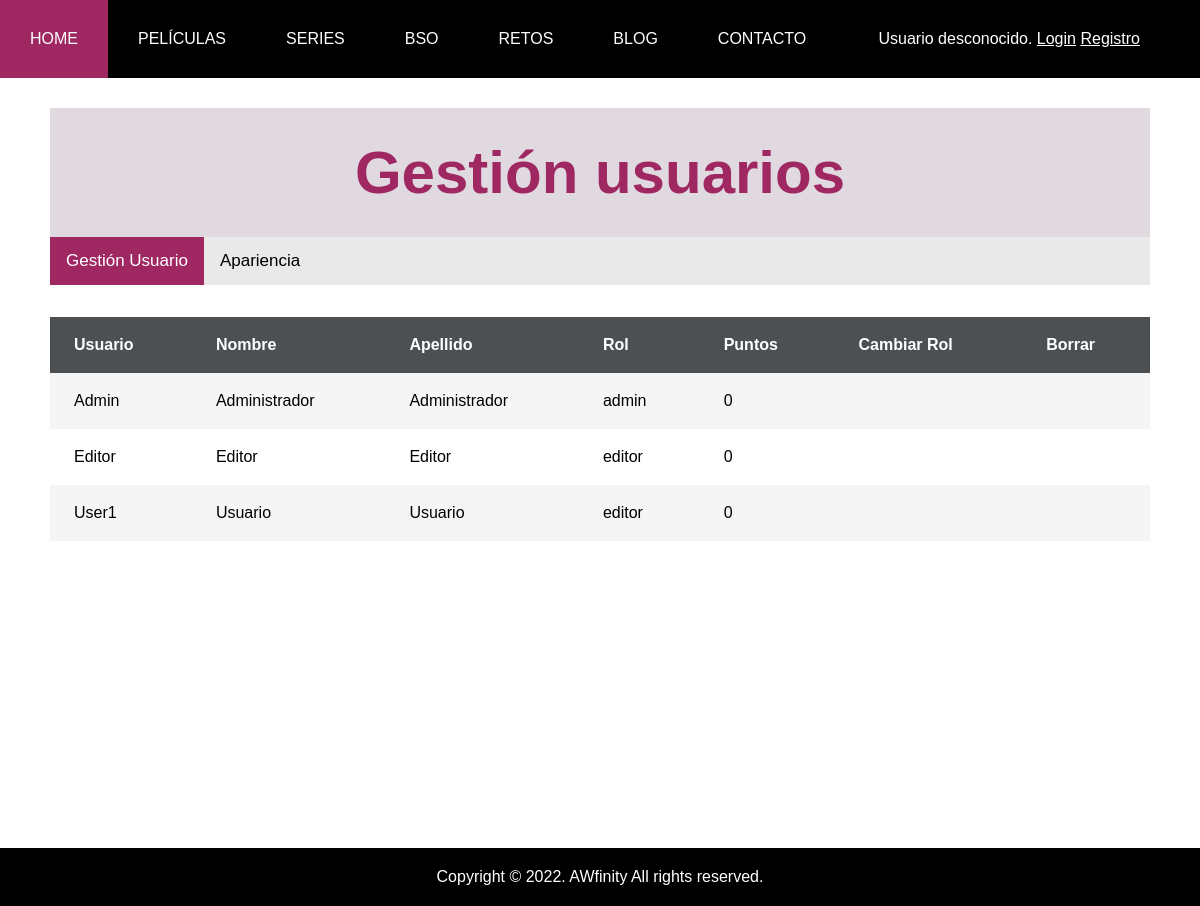
The page /vistaAdminGestionUser.php on the database as committed earlier.
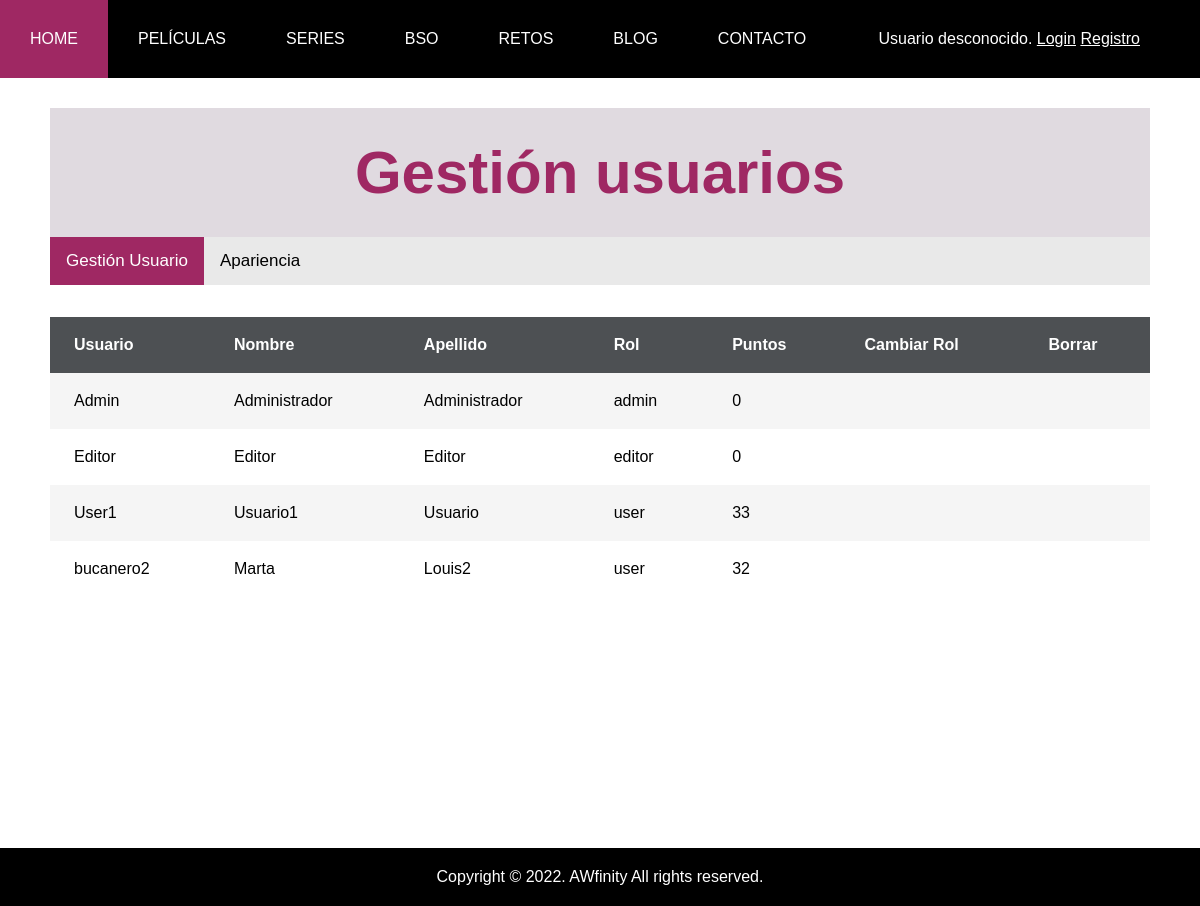
The same page on the database as committed later.
### tables this page shows
CREATE TABLE `usuarios` (
  `id_user` int(10) NOT NULL,
  `nombreUsuario` varchar(20) NOT NULL,
  `nombre` varchar(20) NOT NULL,
  `apellido` varchar(20) NOT NULL,
  `password` varchar(255) NOT NULL,
  `rol_user` enum('admin','editor','user','') NOT NULL,
  `puntos` int(10) NOT NULL
);

### includes/Usuario.php (called while the page is built, shortened)
<?php
class Usuario
{
    private $nombreUsuario;
    private $nombre;
    private $apellido;
    private $rol_user;
    private $puntos;
    private function __construct($nombreUsuario, $nombre, $apellido, $password, $rol_user,$puntos, $id = NULL) {
        $this->nombreUsuario = $nombreUsuario;
        $this->nombre = $nombre;
        $this->apellido = $apellido;
        $this->rol_user = $rol_user;
        $this->puntos=$puntos;
    }
    public function getNombreUsuario() {
        return $this->nombreUsuario;
    }
    public function getRol() {
        return $this->rol_user;
    }
    public function getNombre(){
        return $this->nombre;
    }
    public function getPuntos(){
        return $this->puntos;
    }
    public function getApellido(){
        return $this->apellido;
    }
    public static function getTodosUsuarios()
    {
        $conn = Aplicacion::getInstance()->getConexionBd();
        $query = sprintf("SELECT * FROM usuarios");
        $rs = $conn->query($query);
        $result = array();
        if ($rs) {
           while($fila = mysqli_fetch_assoc($rs)){
                $result[] = new Usuario($fila['nombreUsuario'], $fila['nombre'], $fila['apellido'], $fila['password'], $fila['rol_user'],$fila['puntos'],  $fila['id_user']);
            }
        } else {
            error_log("Error BD ({$conn->errno}): {$conn->error}");
        }
        return $result;
    }
}
?>

### vistaAdminGestionUser.php (the view, shortened to what this page needs)
<?php
$contenidoPrincipal = '';
$contenidoPrincipal .= <<<EOS
<div class="header2">
                                <h2>Gestión usuarios</h2>
                                </div>
                                <div class="menublog">
                                <a class="active" href="./vistaAdminGestionUser.php">Gestión Usuario</a>
                                <a  href="./vistaAdminApariencia.php">Apariencia</a>
                                </div>
                                <div class="contened">
                                <div class="wrapper">
                                <table>
                                    <thead>
                                        <tr>
                                            <th>Usuario</th>
                                            <th>Nombre</th>
                                            <th>Apellido</th>
                                            <th>Rol</th>
                                            <th>Puntos</th>
                                            <th>Cambiar Rol</th>
                                            <th>Borrar</th>
                                        </tr>
                                    </thead>
                                    <tbody>
EOS;
$usuarios= Usuario::getTodosUsuarios();
        $cont=0;
        foreach($usuarios as $us){
                $contenidoPrincipal .=<<<EOS
                <tr>
                <td class="usuario">{$us->getNombreUsuario()}</td>
                <td class="nombre">{$us->getNombre()}</td>
                <td class="apellido">{$us->getApellido()}</td>
                <td class="rol">{$us->getRol()}</td>
                <td class="puntos">{$us->getPuntos()}</td>
                <td class="cambiar">
                EOS;
                $formU[$cont]= new FormEditorElimUsuario($us);
                $htmlFormEditorElimUsuario[$cont]= $formU[$cont]->gestiona();
                $contenidoPrincipal .=<<<EOS
                </td>
                <td class="borrar">
                {$htmlFormEditorElimUsuario[$cont]}
                </td>
                </tr>
                EOS;
                $cont++;
        }
$contenidoPrincipal.=<<<EOS
</tbody>
		</table>
		</div>
		</div>
EOS;
require __DIR__. '/includes/vistas/plantillas/plantilla.php';
?>

Rows that differ between the two databases and show on the page:
changed usuarios "User1": nombre "Usuario" → "Usuario1"; rol_user "editor" → "user"; puntos "0" → "33"
added usuarios: nombreUsuario "bucanero2", nombre "Marta", apellido "Louis2", rol_user "user", puntos "32"
